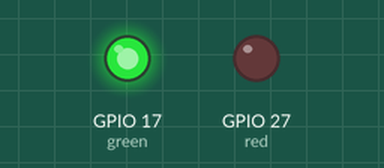
Bench run of a program on a simulated Raspberry Pi (BCM pin numbers). Shown: output pins drawn as LEDs (lit = HIGH). What the program prints to the terminal is not drawn.

Above: at 1.5 s.
At 4.5 s:
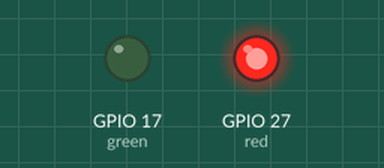
At 6.5 s:
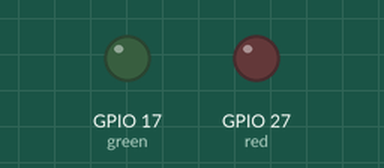
Timing chart, 0 to 9.1 s (numbered marks = the images above):
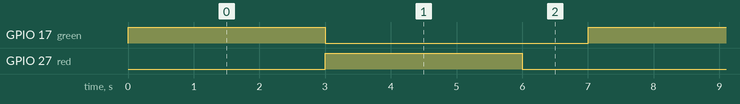

The program:

LEDtest.py
```python
import RPi.GPIO as GPIO
import time

# LED 핀 설정
LED_PINS = {'green': 17, 'red': 27}

# GPIO 설정
GPIO.setmode(GPIO.BCM)
GPIO.setwarnings(False)

# LED 핀을 출력으로 설정
for pin in LED_PINS.values():
    GPIO.setup(pin, GPIO.OUT)

# LED 테스트
try:
    print("LED 테스트 시작! (3초 간격으로 켜지고 꺼짐)")
    while True:
        for color, pin in LED_PINS.items():
            print(f"{color} LED 켜짐")
            GPIO.output(pin, GPIO.HIGH)  # LED 켜기
            time.sleep(3)  # 3초 대기
            print(f"{color} LED 꺼짐")
            GPIO.output(pin, GPIO.LOW)  # LED 끄기
        time.sleep(1)  # 1초 대기 후 다음 LED로
except KeyboardInterrupt:
    print("테스트 종료!")
finally:
    GPIO.cleanup()
```

Measured:
- by itself, GPIO 17 (green), GPIO 27 (red): alternates HIGH for 3.0 s and LOW for 4.0 s
- by itself, everything shown: repeats every 7.0 s, in 3 steps
